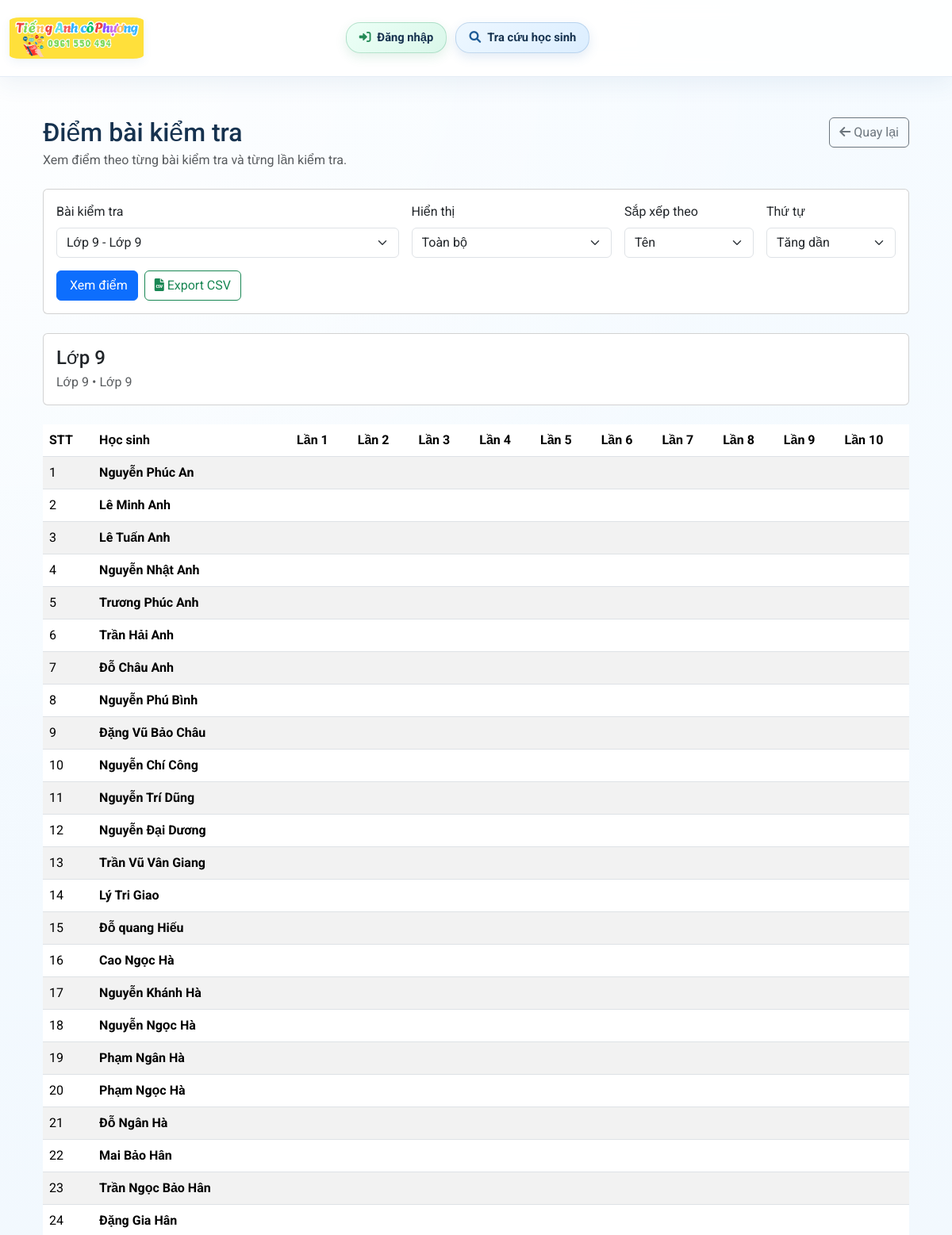
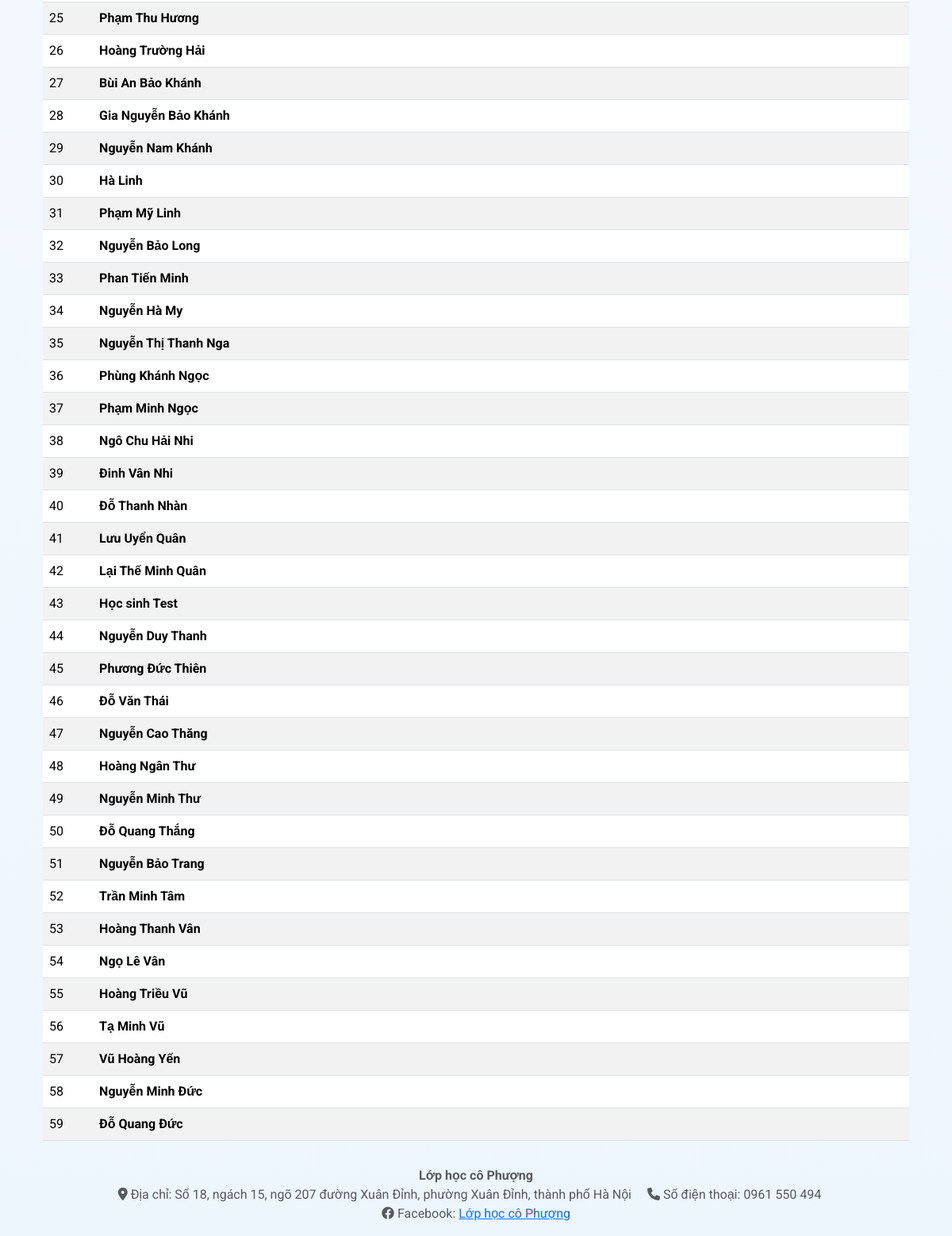
The app's page /test_scores with its own data (2 pictures, top to bottom).
### models.py (models this page shows)
class TestExam(db.Model):
    __tablename__ = 'test_exam'
    __bind_key__ = 'attendance'
    id = db.Column(db.Integer, primary_key=True)
    title = db.Column(db.String(200), nullable=False)
    grade = db.Column(db.String(20), nullable=False)
    description = db.Column(db.Text, nullable=True)
    created_at = db.Column(db.DateTime, default=datetime.utcnow, nullable=False)
    created_by = db.Column(db.Integer, db.ForeignKey('user.id'), nullable=False)
    created_by_user = db.relationship('User', foreign_keys=[created_by], backref='test_exams_created')

### app.py (the view)
@app.route('/test_scores')
def public_test_scores():
    exams = TestExam.query.order_by(TestExam.created_at.desc(), TestExam.id.desc()).all()
    for exam in exams:
        sync_exam_roster(exam)
    if exams:
        db.session.commit()
    selected_exam_id = request.args.get('exam_id', type=int)
    attempt_filter = request.args.get('attempt_filter', 'all')
    sort_by = request.args.get('sort_by', 'name')
    sort_order = request.args.get('sort_order', 'asc')
    selected_exam = None
    if exams:
        if selected_exam_id:
            selected_exam = next((exam for exam in exams if exam.id == selected_exam_id), None)
        if not selected_exam:
            selected_exam = exams[0]
            selected_exam_id = selected_exam.id
    rows = []
    attempt_numbers = []
    attempt_labels = {}
    if selected_exam:
        attempt_numbers = get_exam_attempt_numbers(selected_exam.id)
        attempt_labels = build_test_attempt_labels(attempt_numbers)
        if attempt_filter != 'all' and (not attempt_filter.isdigit() or int(attempt_filter) not in attempt_numbers):
            attempt_filter = 'all'
        score_entries = TestScore.query.filter_by(test_exam_id=selected_exam.id).all()
        student_ids = sorted({entry.student_id for entry in score_entries})
        students_map = {
            student.id: student
            for student in Student.query.filter(Student.id.in_(student_ids)).all()
        }
        results_by_student = {}
        for entry in score_entries:
            results_by_student.setdefault(entry.student_id, {})[entry.attempt_number] = entry
        for student_id in student_ids:
            student = students_map.get(student_id)
            if not student:
                continue
            attempts = results_by_student.get(student_id, {})
            latest_score = None
            for attempt_number in reversed(attempt_numbers):
                candidate = attempts.get(attempt_number)
                if candidate and candidate.score is not None:
                    latest_score = candidate.score
                    break
            rows.append({
                'student': student,
                'attempts': attempts,
                'latest_score': latest_score
            })
        if sort_by == 'score':
            if attempt_filter != 'all' and attempt_filter.isdigit():
                attempt_number = int(attempt_filter)
                if sort_order == 'asc':
                    rows.sort(key=lambda row: (
                        row['attempts'].get(attempt_number) is None or row['attempts'][attempt_number].score is None,
                        row['attempts'][attempt_number].score if row['attempts'].get(attempt_number) and row['attempts'][attempt_number].score is not None else 0,
                        row['student'].name or ''
                    ))
                else:
                    rows.sort(key=lambda row: (
                        row['attempts'].get(attempt_number) is None or row['attempts'][attempt_number].score is None,
                        -(row['attempts'][attempt_number].score if row['attempts'].get(attempt_number) and row['attempts'][attempt_number].score is not None else -1),
                        row['student'].name or ''
                    ))
            else:
                if sort_order == 'asc':
                    rows.sort(key=lambda row: (
                        row['latest_score'] is None,
                        row['latest_score'] if row['latest_score'] is not None else 0,
                        row['student'].name or ''
                    ))
                else:
                    rows.sort(key=lambda row: (
                        row['latest_score'] is None,
                        -(row['latest_score'] if row['latest_score'] is not None else -1),
                        row['student'].name or ''
                    ))
        else:
            rows.sort(
                key=lambda row: (
                    row['student'].name.split()[-1] if row['student'].name and row['student'].name.split() else '',
                    row['student'].name or ''
                ),
                reverse=sort_order == 'desc'
            )
    return render_template(
        'public_test_scores.html',
        exams=exams,
        selected_exam=selected_exam,
        selected_exam_id=selected_exam_id,
        attempt_filter=attempt_filter,
        sort_by=sort_by,
        sort_order=sort_order,
        rows=rows,
        attempt_labels=attempt_labels,
        attempt_numbers=attempt_numbers
    )

### app.py (called while the page is built, shortened)
def format_test_attempt_label(attempt_number):
    return f'Lần {attempt_number}'

def get_exam_attempt_numbers(exam_id):
    attempt_rows = db.session.query(TestScore.attempt_number).filter_by(
        test_exam_id=exam_id
    ).distinct().order_by(TestScore.attempt_number.asc()).all()
    return [attempt_number for (attempt_number,) in attempt_rows]

def build_test_attempt_labels(attempt_numbers):
    return {
        attempt_number: format_test_attempt_label(attempt_number)
        for attempt_number in attempt_numbers
    }

def get_exam_student_ids(exam_id):
    return {
        student_id
        for (student_id,) in db.session.query(TestScore.student_id).filter_by(
            test_exam_id=exam_id
        ).distinct().all()
    }

def sync_exam_roster(exam):
    attempt_numbers = get_exam_attempt_numbers(exam.id)
    if not attempt_numbers:
        return {'added': 0, 'removed': 0}
    target_student_ids = {
        student.id
        for student in Student.query.filter_by(grade=exam.grade).all()
    }
    existing_student_ids = get_exam_student_ids(exam.id)
    missing_student_ids = sorted(target_student_ids - existing_student_ids)
    removed_student_ids = sorted(existing_student_ids - target_student_ids)
    if removed_student_ids:
        TestScore.query.filter(
            TestScore.test_exam_id == exam.id,
            TestScore.student_id.in_(removed_student_ids)
        ).delete(synchronize_session=False)
    return {
        'added': len(missing_student_ids),
        'removed': len(removed_student_ids)
    }

### templates/public_test_scores.html (shortened to what this page needs)
{% extends "base.html" %}
{% block content %}
<div class="container mt-4">
    <div class="d-flex justify-content-between align-items-start mb-4 gap-3 flex-wrap">
        <div>
            <h2 class="mb-1">Điểm bài kiểm tra</h2>
            <p class="text-muted mb-0">Xem điểm theo từng bài kiểm tra và từng lần kiểm tra.</p>
        </div>
        <a href="{{ url_for('test_management') }}" class="btn btn-outline-secondary">
            <i class="fas fa-arrow-left me-1"></i>Quay lại
        </a>
    </div>
    <div class="card mb-4">
        <div class="card-body">
            <form method="GET" action="{{ url_for('public_test_scores') }}" class="row g-3 align-items-end">
                <div class="col-md-5">
                    <label for="exam_id" class="form-label">Bài kiểm tra</label>
                    <select id="exam_id" name="exam_id" class="form-select">
                        {% for exam in exams %}
                        <option value="{{ exam.id }}" {% if selected_exam_id == exam.id %}selected{% endif %}>{{ exam.title }} - {{ exam.grade }}</option>
                        {% endfor %}
                    </select>
                </div>
                <div class="col-md-3">
                    <label for="attempt_filter" class="form-label">Hiển thị</label>
                    <select id="attempt_filter" name="attempt_filter" class="form-select">
                        <option value="all" {% if attempt_filter == 'all' %}selected{% endif %}>Toàn bộ</option>
                    </select>
                </div>
                <div class="col-md-2">
                    <label for="sort_by" class="form-label">Sắp xếp theo</label>
                    <select id="sort_by" name="sort_by" class="form-select">
                        <option value="name" {% if sort_by == 'name' %}selected{% endif %}>Tên</option>
                    </select>
                </div>
                <div class="col-md-2">
                    <label for="sort_order" class="form-label">Thứ tự</label>
                    <select id="sort_order" name="sort_order" class="form-select">
                        <option value="asc" {% if sort_order == 'asc' %}selected{% endif %}>Tăng dần</option>
                    </select>
                </div>
                <div class="col-12 d-flex gap-2 flex-wrap">
                    <button type="submit" class="btn btn-primary">Xem điểm</button>
                    {% if selected_exam %}
                    <a href="{{ url_for('export_public_test_scores_csv', exam_id=selected_exam.id, attempt_filter=attempt_filter, sort_by=sort_by, sort_order=sort_order) }}" class="btn btn-outline-success"><i class="fas fa-file-csv me-1"></i>Export CSV</a>
                    {% endif %}
                </div>
            </form>
        </div>
    </div>
    {% if selected_exam %}
    <div class="card mb-4">
        <div class="card-body">
            <h4 class="mb-1">{{ selected_exam.title }}</h4>
            <div class="text-muted">{{ selected_exam.grade }}{% if selected_exam.description %} • {{ selected_exam.description }}{% endif %}</div>
        </div>
    </div>
    {% if rows %}
    <div class="table-responsive">
        <table class="table table-striped table-hover align-middle">
            <thead>
                <tr>
                    <th>STT</th>
                    <th>Học sinh</th>
                    {% if attempt_filter == 'all' %}
                        {% for attempt_no in attempt_numbers %}
                        <th>{{ attempt_labels[attempt_no] }}</th>
                        {% endfor %}
                    {% else %}
                    <th>Điểm</th>
                    <th>Nhận xét</th>
                    {% endif %}
                </tr>
            </thead>
            <tbody>
                {% for row in rows %}
                <tr>
                    <td>{{ loop.index }}</td>
                    <td>
                        <div class="fw-bold">{{ row.student.name }}</div>
                    </td>
                    {% if attempt_filter == 'all' %}
                        {% for attempt_no in attempt_numbers %}
                        {% set entry = row.attempts.get(attempt_no) %}
                        <td>{{ '' if not entry or entry.score is none else entry.score }}</td>
                        {% endfor %}
                    {% else %}
                    {% set entry = row.attempts.get(attempt_filter|int) %}
                    <td>{{ '' if not entry or entry.score is none else entry.score }}</td>
                    <td>{{ entry.comment if entry and entry.comment else '' }}</td>
                    {% endif %}
                </tr>
                {% endfor %}
            </tbody>
        </table>
    </div>
    {% else %}
    <div class="alert alert-info">Bài kiểm tra này chưa có dữ liệu điểm để hiển thị.</div>
    {% endif %}
    {% else %}
    <div class="alert alert-info">Chưa có bài kiểm tra nào được tạo.</div>
    {% endif %}
</div>
{% endblock %}

### static/css/style.css (style rules this page uses)
:root { --app-sky-1: #e9f5ff; --app-sky-2: #cfe7ff; --app-sky-3: #7bb6f5; --app-blue: #2f6fb2; --app-blue-dark: #1f4f82; --app-ink: #16324f; --app-border: rgba(47, 111, 178, 0.14); --app-shadow: 0 10px 30px rgba(32, 76, 123, 0.12); }
body { padding-top: 92px; font-family: 'Roboto', sans-serif; background: radial-gradient(circle at top left, rgba(255, 255, 255, 0.9), transparent 30%), linear-gradient(180deg, #f6fbff 0%, #eef6fd 100%); color: var(--app-ink); }

### records on screen
TestExam: title "Lớp 9", grade "Lớp 9", description "Lớp 9"

### other values on screen
{{ attempt_labels[attempt_no] }} "Lần 1" "Lần 2" "Lần 3" "Lần 4" "Lần 5" "Lần 6" "Lần 7" "Lần 8" "Lần 9" "Lần 10"
{{ row.student.name }} "Nguyễn Phúc An" "Lê Minh Anh" "Lê Tuấn Anh" "Nguyễn Nhật Anh" "Trương Phúc Anh" "Trần Hải Anh" "Đỗ Châu Anh" "Nguyễn Phú Bình" "Đặng Vũ Bảo Châu" "Nguyễn Chí Công" "Nguyễn Trí Dũng" "Nguyễn Đại Dương" "Trần Vũ Vân Giang" "Lý Tri Giao" "Đỗ quang Hiếu" "Cao Ngọc Hà" "Nguyễn Khánh Hà" "Nguyễn Ngọc Hà" "Phạm Ngân Hà" "Phạm Ngọc Hà" "Đỗ Ngân Hà" "Mai Bảo Hân" "Trần Ngọc Bảo Hân" "Đặng Gia Hân" "Phạm Thu Hương" "Hoàng Trường Hải" "Bùi An Bảo Khánh" "Gia Nguyễn Bảo Khánh" "Nguyễn Nam Khánh" "Hà Linh" "Phạm Mỹ Linh" "Nguyễn Bảo Long" "Phan Tiến Minh" "Nguyễn Hà My" "Nguyễn Thị Thanh Nga" "Phùng Khánh Ngọc" "Phạm Minh Ngọc" "Ngô Chu Hải Nhi" "Đinh Vân Nhi" "Đỗ Thanh Nhàn" "Lưu Uyển Quân" "Lại Thế Minh Quân" "Học sinh Test" "Nguyễn Duy Thanh" "Phương Đức Thiên" "Đỗ Văn Thái" "Nguyễn Cao Thăng" "Hoàng Ngân Thư" "Nguyễn Minh Thư" "Đỗ Quang Thắng" "Nguyễn Bảo Trang" "Trần Minh Tâm" "Hoàng Thanh Vân" "Ngọ Lê Vân" "Hoàng Triều Vũ" "Tạ Minh Vũ" "Vũ Hoàng Yến" "Nguyễn Minh Đức" "Đỗ Quang Đức"
form field exam_id "Lớp 9 - Lớp 9"
